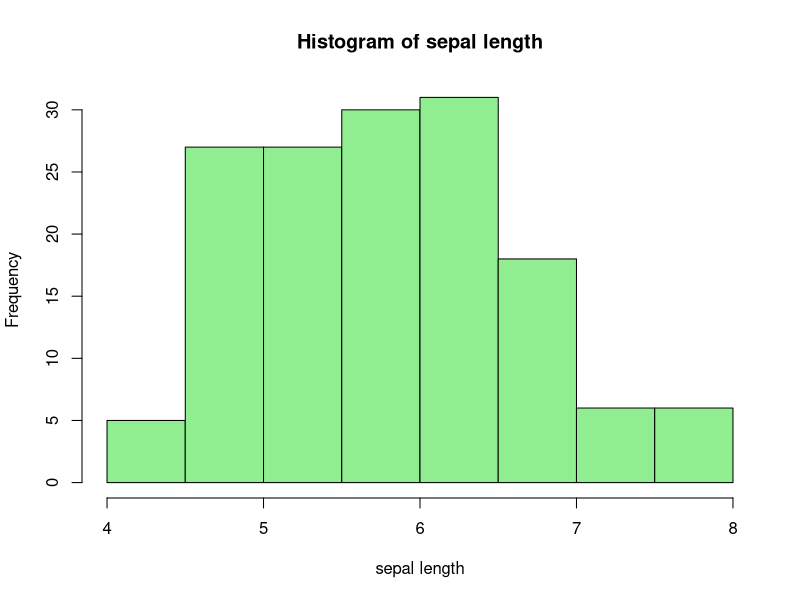
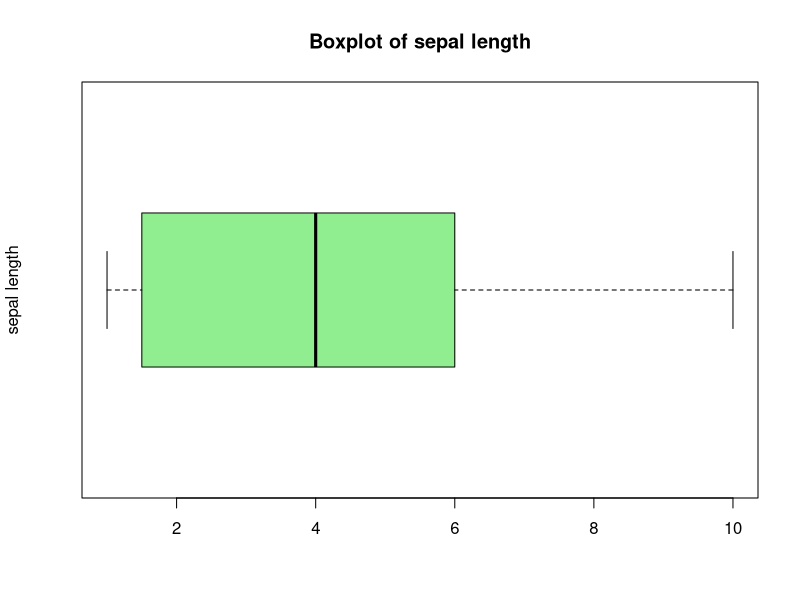
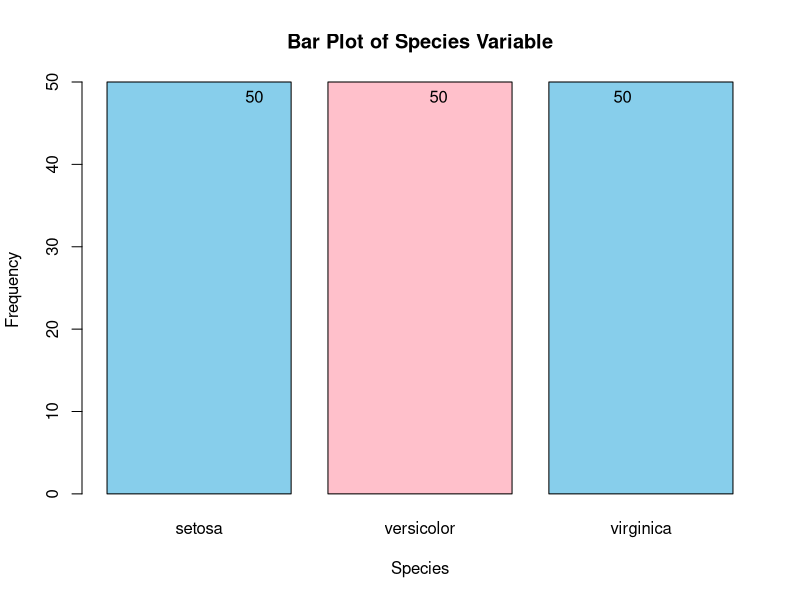
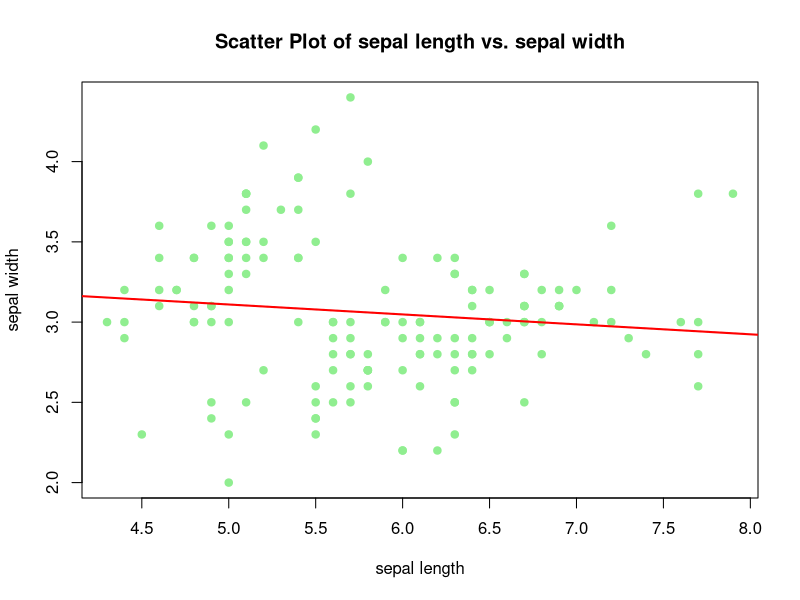
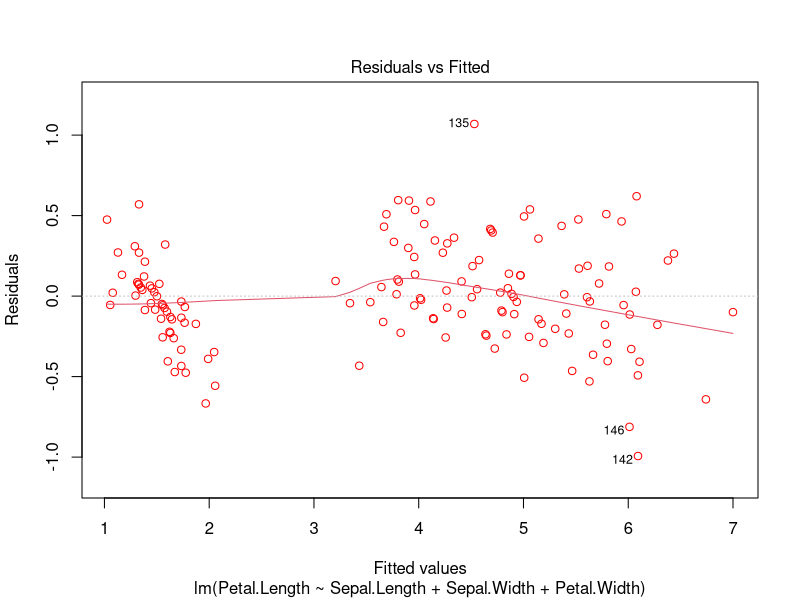
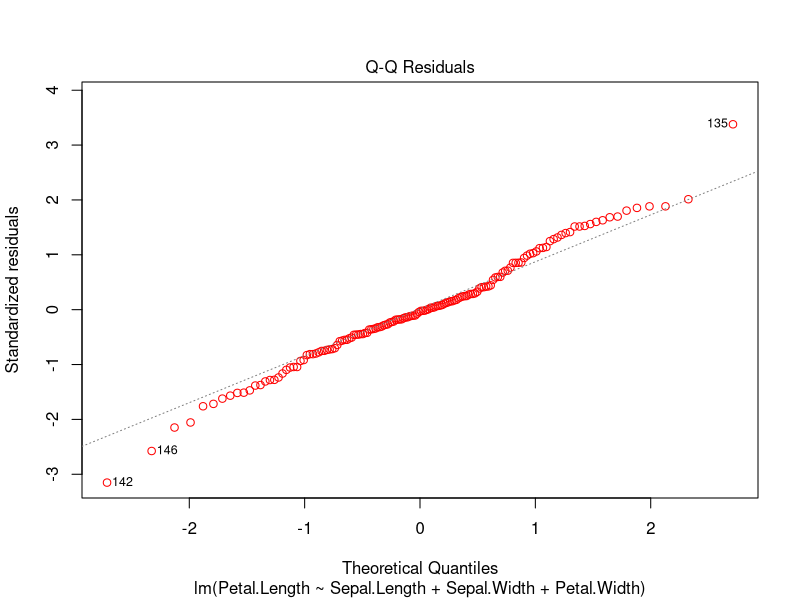
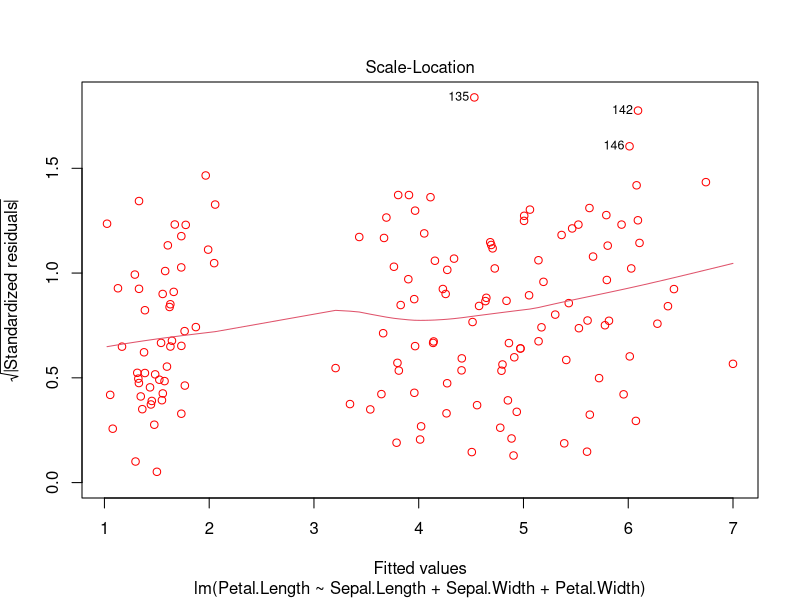
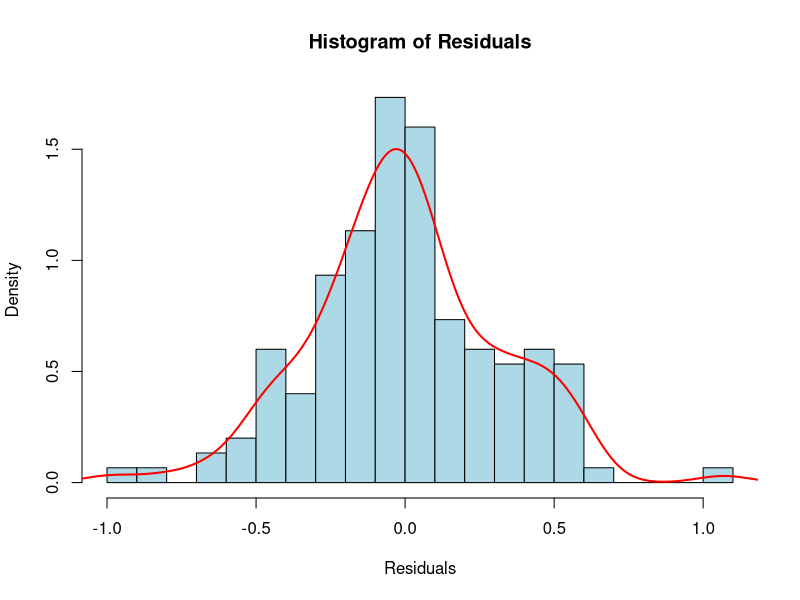

Generate these figures, in order, with R:

head(datasets::iris)

###################------------------------------Dataset-3-----------------------------##########################

# Loading the Library
library(ggplot2)

# Loading the Data set
dataset4<- datasets::iris

#Numerical Variable choosen for this dataset - sepal length
X <- dataset4$Sepal.Length

#----------------------------------------Univariate Analysis-------------------------------------------------------

#-----------------------------------------Solving Question-1-------------------------------------------------------

# Inspecting the Data
head(dataset4)       # View the first few rows
str(dataset4)        # View the structure

# Calculating Number of Observations and Variables
cat("Number of observations:", nrow(dataset4), "\n") # Number of observations (rows)
cat("Number of variables:", ncol(dataset4), "\n")    # Number of variables (columns)


#----------------------------------------Solving Question-2--------------------------------------------

## Calculating the mean, median, standard deviation, minimum,and maximum of the Variable and Printing the result
mean_age <- mean(X, na.rm = FALSE)     # Calculating mean
cat("Mean:", mean_age, "\n")

median_age <- median(X, na.rm = TRUE) # Calculating median
cat("Median:", median_age, "\n")

sd_age <- sd(X, na.rm = TRUE)         # Calculating standard deviation
cat("Standard Deviation:", sd_age, "\n")

min_age <- min(X, na.rm = TRUE)       # Calculating minimum
cat("Minimum:", min_age, "\n")

max_age <- max(X, na.rm = TRUE)       # Calculating maximum
cat("Maximum:", max_age, "\n")


#----------------------------------------Solving Question-3--------------------------------------------


# Histogram for sepal length (X) 
# Using Sturges' method for bin width
cat("\nUsing Sturges' method for bin width calculation")
hist(X, breaks = "Sturges", main = "Histogram of sepal length",
     xlab = "sepal length", col = "lightgreen",border = "black")

cat("Frequency distribution for sepal length (Discrete):\n")
table_age <- table(X)
print(table_age)

# For the discrete variable (sepal length), displaying the box plot
boxplot(table_age, main = "Boxplot of sepal length",
        ylab = "sepal length", col = "lightgreen",horizontal = TRUE)

#----------------------------------------Solving Question-4--------------------------------------------

Y <- dataset4$Species

# Calculate the frequency of each category in "Species"
counts <- table(Y)

# Create a bar plot
barplot(counts, 
        main = "Bar Plot of Species Variable", 
        xlab = "Species", 
        ylab = "Frequency", 
        col = c("skyblue", "pink"))

# Add labels to the bars
text(x = 1:length(counts), 
     y = counts, 
     labels = counts, 
     pos = 1, col = "black")


#----------------------------------------Multivariate Analysis-------------------------------------------------------

#----------------------------------------Solving Question-5---------------------------------------------------------

# Assuming your dataset has columns 'sepal length' and 'sepal width'
pearson_correlation <- cor(dataset4$Sepal.Length, dataset4$Sepal.Width, method = "pearson")

# Print the result
cat("Pearson correlation coefficient between 'sepal length' and 'sepal width':", pearson_correlation, "\n")

#----------------------------------------Solving Question-6---------------------------------------------------------

# Creating the scatter plot
plot(dataset4$Sepal.Length, dataset4$Sepal.Width, 
     main = "Scatter Plot of sepal length vs. sepal width", 
     xlab = "sepal length", 
     ylab = "sepal width", 
     pch = 19,              # Solid circle for points
     col = "lightgreen")          # Color of points

# Add a linear regression trend line
abline(lm(dataset4$Sepal.Width ~ dataset4$Sepal.Length), col = "red", lwd = 2)  # Red trend line

#----------------------------------------Solving Question-7-AND-Question-8------------------------------------------------------

#Fitting a MLR model 
mlr_model <- lm(Petal.Length ~ Sepal.Length + Sepal.Width + Petal.Width, data = dataset4)

# Summary of the model
summary(mlr_model)

# Calculating fitted values
fitted_values <- fitted(mlr_model)

# Calculating residuals
residuals <- residuals(mlr_model)

# Creating the plots

# Plot 1: Residuals vs Fitted
plot(mlr_model, which=1,col = "red")

# Plot 2: Normal Q-Q
plot(mlr_model, which=2,col = "red")

# Plot 3: Scale-Location (Spread-Location)
plot(mlr_model, which=3,col = "red")

# Plot 4: Histogram of Residuals
hist(residuals, breaks = 20, probability = TRUE,  # Enables density overlay
     main = "Histogram of Residuals", 
     xlab = "Residuals", 
     col = "lightblue")
lines(density(residuals), col = "red", lwd = 2)  # Adds a density line


#----------------------------------------Solving Question-9-AND-Question-10------------------------------------------------------

dataset4_numeric<- dataset4[, c("Petal.Length","Sepal.Length", "Sepal.Width" , "Petal.Width")]

# Perform PCA with Standardizing the data
pca_result <- prcomp(dataset4_numeric, scale. = TRUE)

# View the summary of PCA results
summary(pca_result)

# Plot the proportion of variance explained by each component
explained_variance <- pca_result$sdev^2 / sum(pca_result$sdev^2)
plot(explained_variance, 
     main = "Explained Variance by Principal Components", 
     xlab = "Principal Component", 
     ylab = "Variance Explained", 
     type = "b", pch = 19, col = "blue")

# Create a bi plot
biplot(pca_result, 
       main = "PCA Biplot", 
       col = c("blue", "red"), 
       xlabs = rep("", nrow(dataset4)))

#---------------------------------***************************************************-----------------------------
